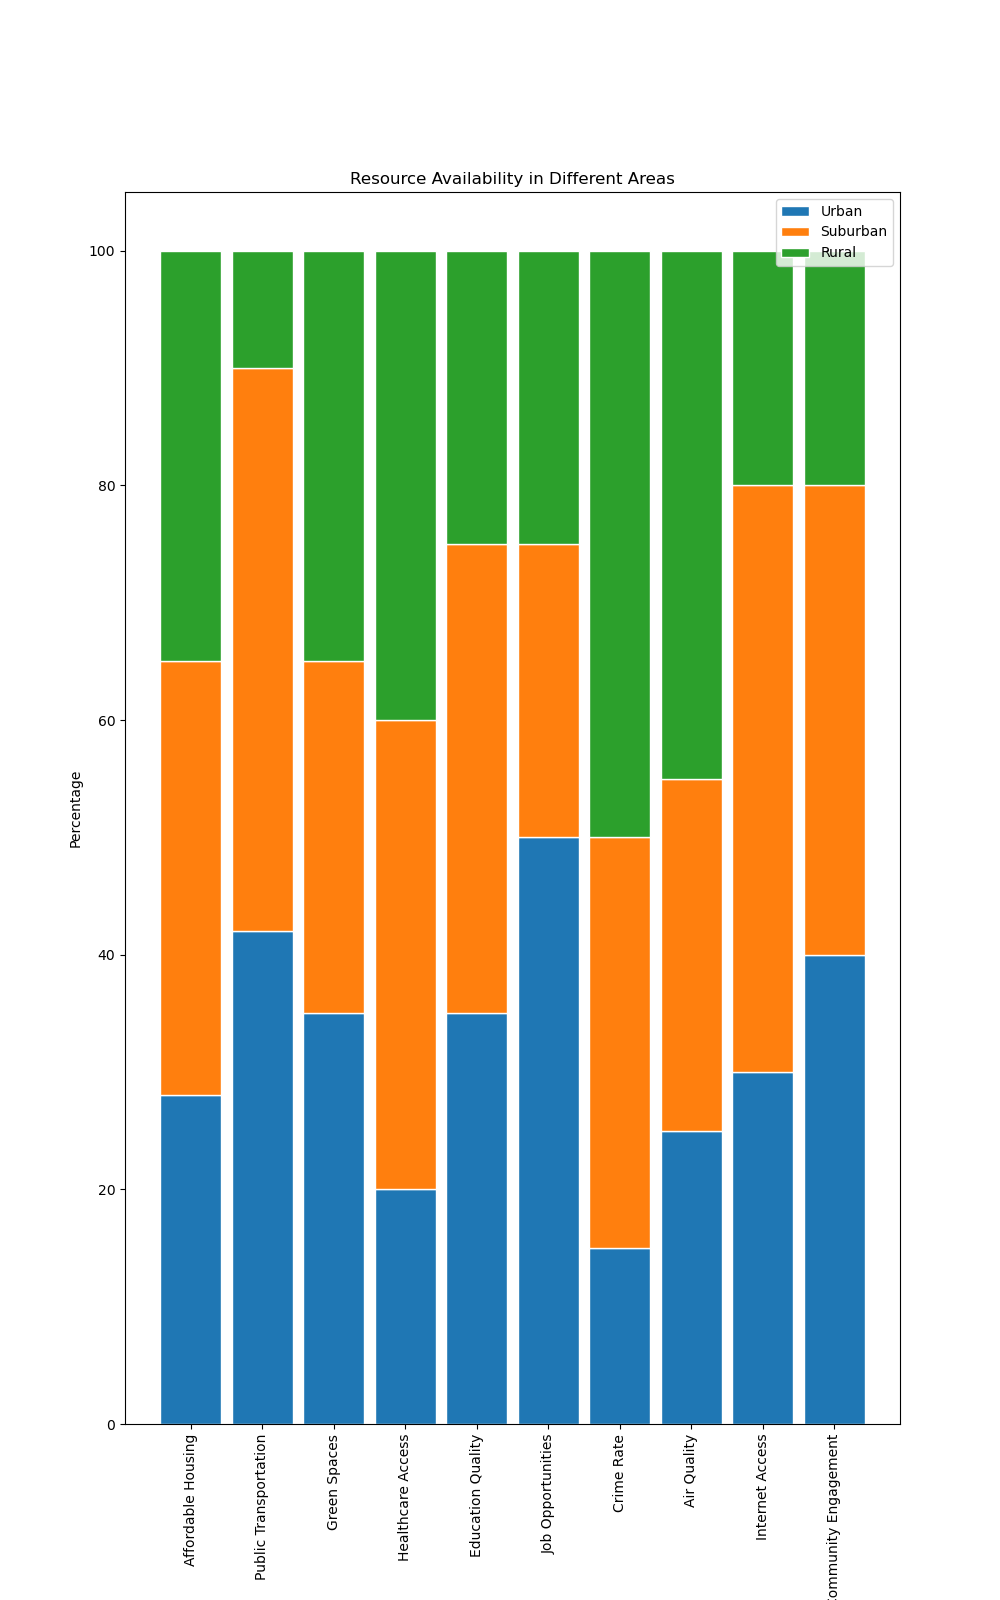

Recreate this plot in Python.

import matplotlib.pyplot as plt
import numpy as np

categories = ["Affordable Housing", "Public Transportation", "Green Spaces", "Healthcare Access", 
              "Education Quality", "Job Opportunities", "Crime Rate", "Air Quality", 
              "Internet Access", "Community Engagement"]
urban = [28, 42, 35, 20, 35, 50, 15, 25, 30, 40]
suburban = [37, 48, 30, 40, 40, 25, 35, 30, 50, 40]
rural = [35, 10, 35, 40, 25, 25, 50, 45, 20, 20]

barWidth = 0.85
r = np.arange(len(categories))

plt.figure(figsize=(10, 16))

plt.bar(r, urban, color='#1f77b4', edgecolor='white', width=barWidth, label="Urban")
plt.bar(r, suburban, bottom=urban, color='#ff7f0e', edgecolor='white', width=barWidth, label="Suburban")
plt.bar(r, rural, bottom=np.add(urban, suburban), color='#2ca02c', edgecolor='white', width=barWidth, label="Rural")

plt.ylabel('Percentage')
plt.title('Resource Availability in Different Areas')
plt.xticks(r, categories, rotation=90)
plt.legend(loc='upper right')
plt.show()
